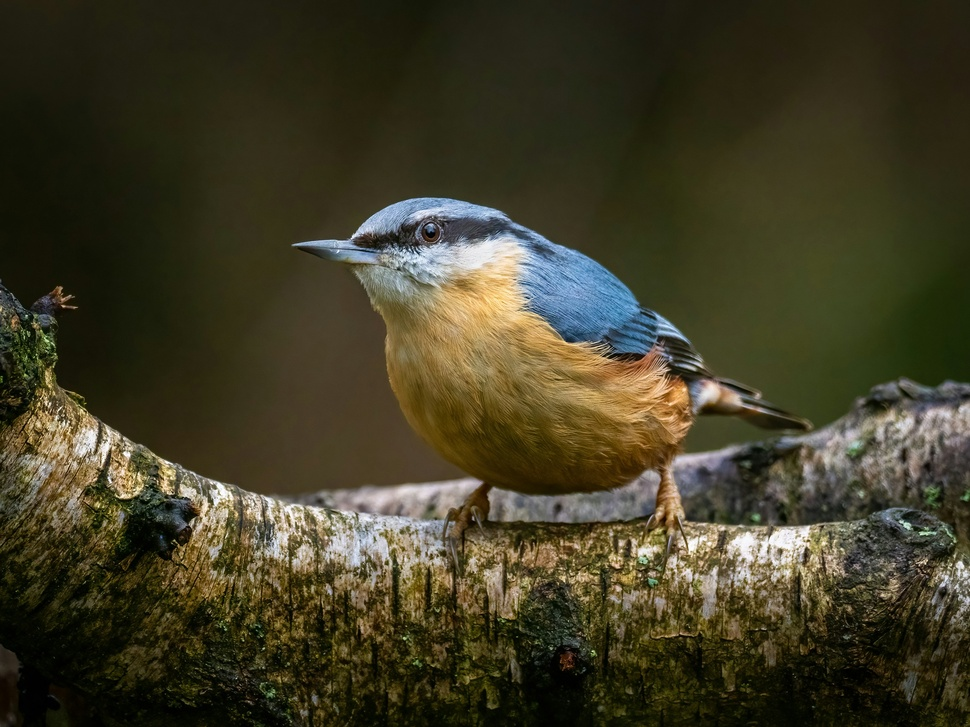
#> input picture dataset/cover.jpg, 970 x 727 px, shrunk from 3068 x 2301 before the run
$ jupyter execute main_lsb.ipynb   (older library calls are emulated)
#> lines starting #> are read from the running program, lines starting #| are printed output that depends on the picture; long printed decimals are rounded
### methods/lsb.py
from PIL import Image

class LSBSteganography:
    def __init__(self, bits_to_hide=1):
        self.bits_to_hide = bits_to_hide

    def encode(self, cover_path, secret_path, stego_path):
        """
        在载体图像中隐藏秘密图像，使用多个最低有效位。

        参数：
            cover_path (str): 载体图像的路径。
            secret_path (str): 秘密图像的路径。
            stego_path (str): 输出图像的路径。
        """
#> called with cover_path = './dataset/cover.jpg', secret_path = './dataset/secret.jpg', stego_path = './results/stego.png'
        cover_image = Image.open(cover_path).convert('RGB')
#> cover_image is the input picture: PIL image 970x727 RGB; mean R, G, B 64.5, 60.3, 38.2
        secret_image = Image.open(secret_path).convert('RGB')
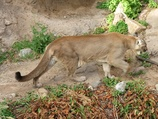
#> input picture dataset/secret.jpg, 158 x 119 px, shrunk from 500 x 375 before the run
#> secret_image is the input picture: PIL image 158x119 RGB; mean R, G, B 148.1, 132.7, 100.1

        cover_width, cover_height = cover_image.size
#> cover_width = 970; cover_height = 727
        secret_width, secret_height = secret_image.size
#> secret_width = 158; secret_height = 119

        # 检查载体图像是否足够大以隐藏秘密图像
        if secret_width > cover_width or secret_height > cover_height:
            raise ValueError("载体图像太小，无法隐藏秘密图像。")

        cover_pixels = cover_image.load()
        secret_pixels = secret_image.load()

        # 掩码，用于保留最低有效位
        mask = (1 << self.bits_to_hide) - 1  # 生成掩码

        for x in range(secret_width):
            for y in range(secret_height):
                # 获取秘密图像的 RGB 值
                secret_r, secret_g, secret_b = secret_pixels[x, y]

                # 获取载体图像的 RGB 值
                cover_r, cover_g, cover_b = cover_pixels[x, y]

                # 将秘密图像的高位替换载体图像的低位
                cover_r = (cover_r & ~(mask)) | ((secret_r >> (8 - self.bits_to_hide)) & mask)
                cover_g = (cover_g & ~(mask)) | ((secret_g >> (8 - self.bits_to_hide)) & mask)
                cover_b = (cover_b & ~(mask)) | ((secret_b >> (8 - self.bits_to_hide)) & mask)

                # 更新载体图像的像素值
                cover_pixels[x, y] = (cover_r, cover_g, cover_b)

        # 保存隐藏了秘密图像的载体图像
        cover_image.save(stego_path)

    def decode(self, stego_path, extracted_path, secret_width, secret_height):
        """
        从隐藏图像中提取秘密图像，使用多个最低有效位。

        参数：
            stego_path (str): 隐藏图像的路径。
            extracted_path (str): 输出秘密图像的路径。
            secret_width (int): 秘密图像的宽度。
            secret_height (int): 秘密图像的高度。
        """
        stego_image = Image.open(stego_path).convert('RGB')
        stego_pixels = stego_image.load()

        secret_image = Image.new('RGB', (secret_width, secret_height))
        secret_pixels = secret_image.load()

        # 掩码，用于提取最低有效位
        mask = (1 << self.bits_to_hide) - 1  # 生成掩码

        for x in range(secret_width):
            for y in range(secret_height):
                # 获取隐藏图像的 RGB 值
                stego_r, stego_g, stego_b = stego_pixels[x, y]

                # 从隐藏图像的最低有效位提取秘密图像的 RGB 值
                secret_r = (stego_r & mask) << (8 - self.bits_to_hide)
                secret_g = (stego_g & mask) << (8 - self.bits_to_hide)
                secret_b = (stego_b & mask) << (8 - self.bits_to_hide)

                # 设置秘密图像的像素值
                secret_pixels[x, y] = (secret_r, secret_g, secret_b)

        # 保存提取的秘密图像
        secret_image.save(extracted_path)

### main_lsb.ipynb
[cell 1]
# from PIL import Image
# import numpy as np
# import math
# from skimage.metrics import structural_similarity as ssim

# def encode(cover_path, secret_path, stego_path, bits_to_hide=1):
#     """
#     在载体图像中隐藏秘密图像，使用多个最低有效位。

#     参数：
#         cover_path (str): 载体图像的路径。
#         secret_path (str): 秘密图像的路径。
#         stego_path (str): 输出图像的路径。
#         bits_to_hide (int): 要使用的最低有效位数量（1、2、3...）
#     """

#     cover_image = Image.open(cover_path).convert('RGB')
#     secret_image = Image.open(secret_path).convert('RGB')

#     cover_width, cover_height = cover_image.size
#     secret_width, secret_height = secret_image.size

#     # 检查载体图像是否足够大以隐藏秘密图像
#     if secret_width > cover_width or secret_height > cover_height:
#         raise ValueError("载体图像太小，无法隐藏秘密图像。")

#     cover_pixels = cover_image.load()
#     secret_pixels = secret_image.load()

#     # 掩码，用于保留最低有效位
#     mask = (1 << bits_to_hide) - 1  # 生成掩码

#     for x in range(secret_width):
#         for y in range(secret_height):
#             # 获取秘密图像的 RGB 值
#             secret_r, secret_g, secret_b = secret_pixels[x, y]

#             # 获取载体图像的 RGB 值
#             cover_r, cover_g, cover_b = cover_pixels[x, y]

#             # 将秘密图像的高位替换载体图像的低位
#             cover_r = (cover_r & ~(mask)) | ((secret_r >> (8 - bits_to_hide)) & mask)
#             cover_g = (cover_g & ~(mask)) | ((secret_g >> (8 - bits_to_hide)) & mask)
#             cover_b = (cover_b & ~(mask)) | ((secret_b >> (8 - bits_to_hide)) & mask)

#             # 更新载体图像的像素值
#             cover_pixels[x, y] = (cover_r, cover_g, cover_b)

#     # 保存隐藏了秘密图像的载体图像
#     cover_image.save(stego_path)

# def decode(stego_path, extracted_path, secret_width, secret_height, bits_to_extract=1):
#     """
#     从隐藏图像中提取秘密图像，使用多个最低有效位。

#     参数：
#         stego_path (str): 隐藏图像的路径。
#         extracted_path (str): 输出秘密图像的路径。
#         secret_width (int): 秘密图像的宽度。
#         secret_height (int): 秘密图像的高度。
#         bits_to_extract (int): 要提取的最低有效位数量（1、2、3...）
#     """

#     stego_image = Image.open(stego_path).convert('RGB')
#     stego_pixels = stego_image.load()

#     secret_image = Image.new('RGB', (secret_width, secret_height))
#     secret_pixels = secret_image.load()

#     # 掩码，用于提取最低有效位
#     mask = (1 << bits_to_extract) - 1  # 生成掩码

#     for x in range(secret_width):
#         for y in range(secret_height):
#             # 获取隐藏图像的 RGB 值
#             stego_r, stego_g, stego_b = stego_pixels[x, y]

#             # 从隐藏图像的最低有效位提取秘密图像的 RGB 值
#             secret_r = (stego_r & mask) << (8 - bits_to_extract)
#             secret_g = (stego_g & mask) << (8 - bits_to_extract)
#             secret_b = (stego_b & mask) << (8 - bits_to_extract)

#             # 设置秘密图像的像素值
#             secret_pixels[x, y] = (secret_r, secret_g, secret_b)

#     # 保存提取的秘密图像
#     secret_image.save(extracted_path)

from PIL import Image
import numpy as np
import math
from skimage.metrics import structural_similarity as ssim
from methods.lsb import LSBSteganography


cover_path = "./dataset/cover.jpg"  # 载体图像路径
secret_path = "./dataset/secret.jpg"  # 秘密图像路径
stego_path = "./results/stego.png"  # 隐藏图像路径
extracted_path = "./results/extracted.png"  # 提取秘密图像的路径

stego = LSBSteganography(bits_to_hide=2)  # 创建对象

# 隐藏图像
stego.encode(cover_path, secret_path, stego_path)

# 提取图像
secret_width, secret_height = Image.open(secret_path).size
#> secret_width = 158; secret_height = 119
stego.decode(stego_path, extracted_path, secret_width, secret_height)
#> in decode, `secret_image = Image.new('RGB', (secret_width, secret_height))`: secret_image: PIL image 158x119 RGB; every value is 0
#> in decode, `secret_image.save(extracted_path)`:
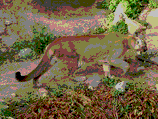
#> saved as extracted.png: PIL image 158x119 RGB; mean R, G, B 115.5, 101.2, 68.6

[cell 2]
def psnr(img1, img2):
    """计算两个图像之间的 PSNR"""
    mse = np.mean((np.array(img1) - np.array(img2)) ** 2)
    if mse == 0:
        return float('inf')  # 完全相同的图像
    max_pixel = 255.0
    return 20 * math.log10(max_pixel / math.sqrt(mse))

def compare_images(cover_path, stego_path):
    """对比原始图像和隐藏图像之间的差异"""

    cover_image = Image.open(cover_path)
    stego_image = Image.open(stego_path)

    # 计算 PSNR
    psnr_value = psnr(cover_image, stego_image)
    print(f"PSNR between cover and stego image: {psnr_value} dB")

    # 计算 SSIM
    cover_array = np.array(cover_image.convert('RGB'))
    stego_array = np.array(stego_image.convert('RGB'))

    ssim_value = ssim(cover_array, stego_array, multichannel=True, win_size=3)
    print(f"SSIM between cover and stego image: {ssim_value}")

# 示例用法
cover_path = "./dataset/cover.jpg"  # 载体图像路径
stego_path = "./results/stego.png"  # 隐藏图像路径

# 对比原始图像和隐藏图像
compare_images(cover_path, stego_path)
#> in psnr, `mse = np.mean((np.array(img1) - np.array(img2)) ** 2)`: mse = 0.0481
#> in compare_images, `psnr_value = psnr(cover_image, stego_image)`: psnr_value = 61.31
#| PSNR between cover and stego image: 61.314 dB
#> in compare_images, `ssim_value = ssim(cover_array, stego_array, multichannel=True, win_siz..`: ssim_value = 1
#| SSIM between cover and stego image: 0.9996
